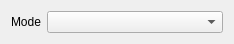
<?xml version="1.0" encoding="UTF-8"?>
<ui version="4.0">
 <class>Lightning</class>
 <widget class="QWidget" name="Lightning">
  <property name="geometry">
   <rect>
    <x>0</x>
    <y>0</y>
    <width>234</width>
    <height>40</height>
   </rect>
  </property>
  <layout class="QGridLayout" name="gridLayout" columnstretch="0,1">
   <item row="0" column="0">
    <widget class="QLabel" name="label_4">
     <property name="text">
      <string>Mode</string>
     </property>
    </widget>
   </item>
   <item row="0" column="1">
    <widget class="QComboBox" name="lightning_mode"/>
   </item>
  </layout>
 </widget>
 <resources/>
 <connections/>
</ui>
